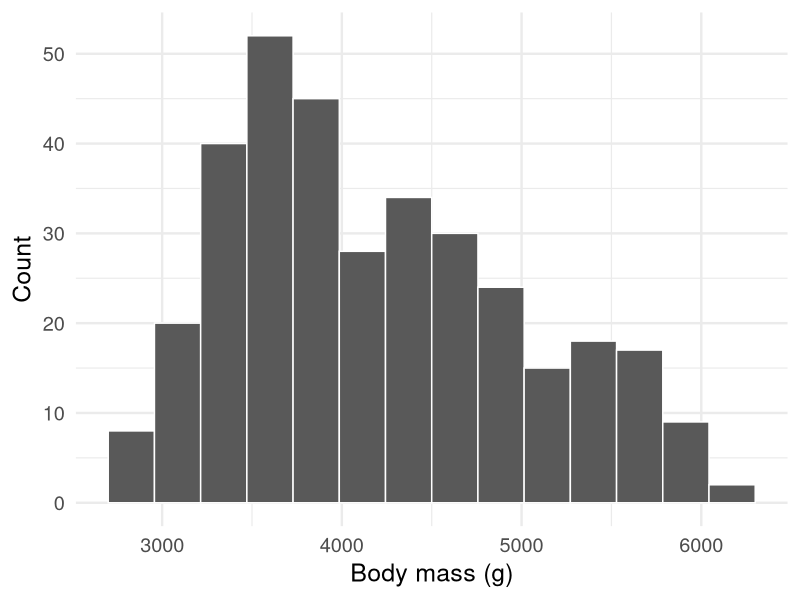
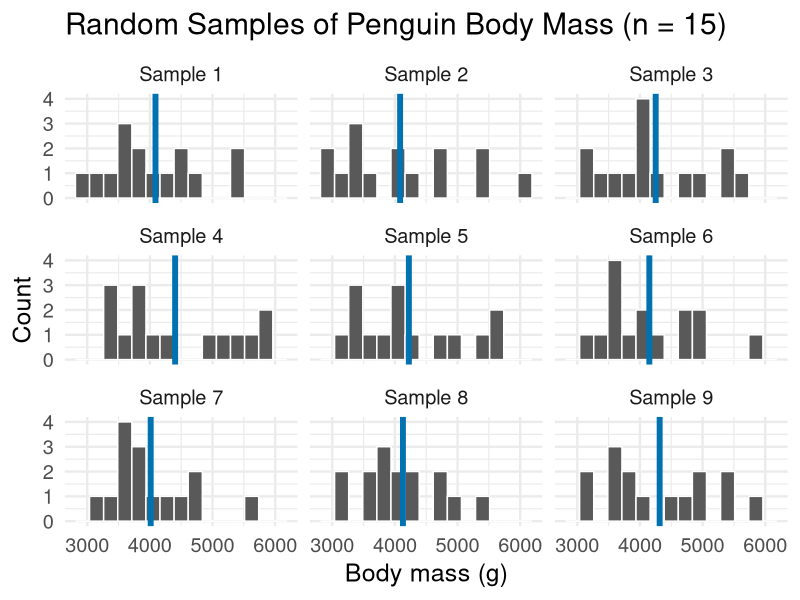
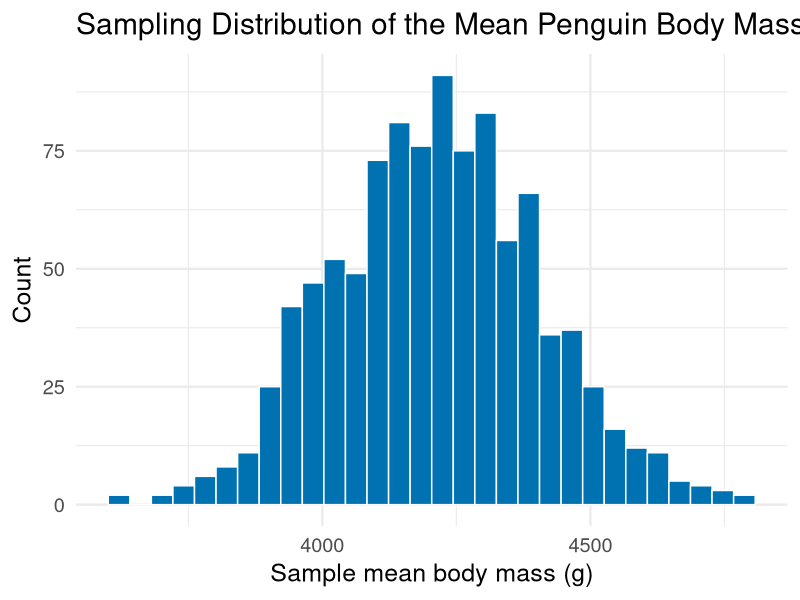
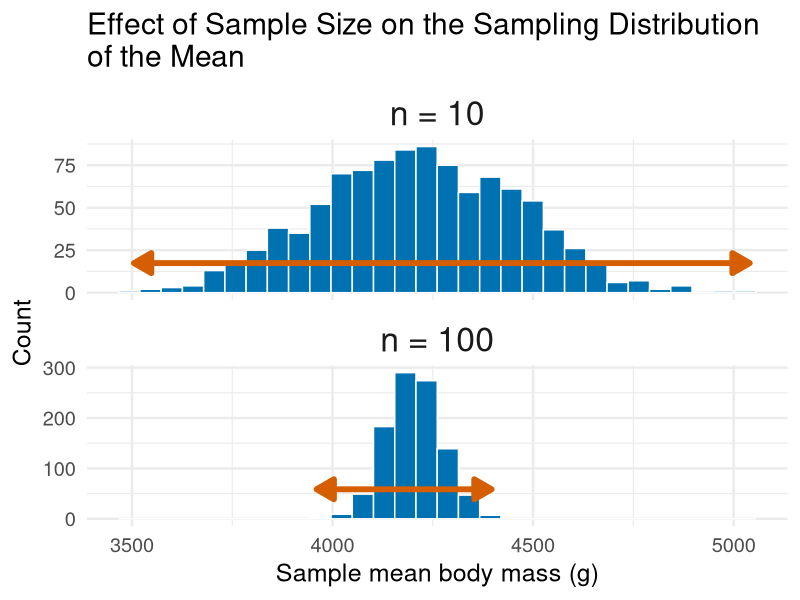
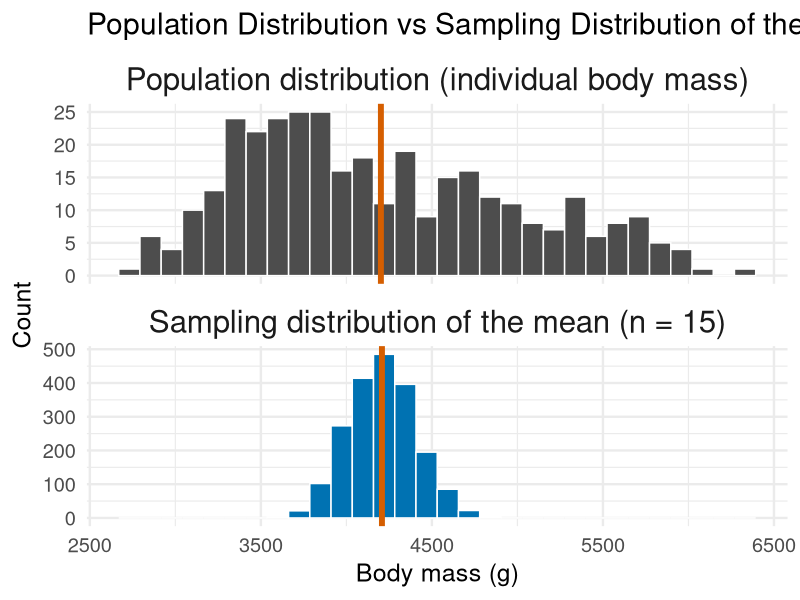

Reproduce these figures in R, in order.
## ---- chunk 1
#| label: fig-penguin-body-mass
#| fig-cap: "Distribution of body mass measurements for all penguins in the dataset, treated here as the population."

library(palmerpenguins)
library(ggplot2)

penguins |>
  ggplot(aes(x = body_mass_g)) +
  geom_histogram(
    bins = 15,
    color = "white"
  ) +
  labs(
    x = "Body mass (g)",
    y = "Count"
  ) +
  theme_minimal(base_size = 18)

## ---- chunk 2
#| label: fig-penguin-random-samples
#| fig-cap: "**Multiple random samples of penguin body masses (n = 15 per sample).** Each panel shows a different random sample drawn from the same population; vertical lines indicate the sample mean body mass, illustrating how estimates of the mean vary by chance across samples."

library(dplyr)

set.seed(275)

n_samples <- 9
sample_size <- 15

samples <- bind_rows(
  lapply(1:n_samples, function(i) {
    penguins |>
      filter(!is.na(body_mass_g)) |>
      slice_sample(n = sample_size) |>
      mutate(sample_id = paste("Sample", i))
  })
)

sample_means <- samples |>
  group_by(sample_id) |>
  summarize(mean_mass = mean(body_mass_g), .groups = "drop")

ggplot(samples, aes(x = body_mass_g)) +
  geom_histogram(
    bins = 15,
    color = "white"
  ) +
  geom_vline(
    data = sample_means,
    aes(xintercept = mean_mass),
    linewidth = 2,
    color = "#0072B2"
  ) +
  facet_wrap(~ sample_id) +
  labs(
    title = "Random Samples of Penguin Body Mass (n = 15)",
    x = "Body mass (g)",
    y = "Count"
  ) +
  theme_minimal(base_size = 18)
## ---- chunk 3
#| label: fig-penguin-sampling-distribution
#| fig-cap: "Sampling distribution of the mean penguin body mass based on repeated random samples of size n = 15. Each value represents the mean body mass from one random sample."

library(palmerpenguins)
library(dplyr)
library(ggplot2)

set.seed(123)

n_samples <- 1000
sample_size <- 15

sampling_means <- tibble(sample = 1:n_samples) |>
  rowwise() |>
  mutate(
    mean_mass = penguins |>
      filter(!is.na(body_mass_g)) |>
      slice_sample(n = sample_size) |>
      summarize(mean(body_mass_g)) |>
      pull()
  ) |>
  ungroup()

ggplot(sampling_means, aes(x = mean_mass)) +
  geom_histogram(
    bins = 30,
    color = "white",
    fill = "#0072B2"
  ) +
  labs(
    title = "Sampling Distribution of the Mean Penguin Body Mass",
    x = "Sample mean body mass (g)",
    y = "Count"
  ) +
  theme_minimal(base_size = 18)

## ---- chunk 4
#| label: fig-sampling-distribution-by-n
#| fig-height: 9
#| fig-width: 8
#| fig-cap: "Sampling distributions of the mean penguin body mass for two sample sizes. Smaller samples (n = 10) produce more variable sample means than larger samples (n = 100)."

set.seed(123)

n_reps <- 1000
sample_sizes <- c(10, 100)

sampling_means <- bind_rows(
  lapply(sample_sizes, function(n) {
    tibble(rep = 1:n_reps) |>
      rowwise() |>
      mutate(
        mean_mass = penguins |>
          filter(!is.na(body_mass_g)) |>
          slice_sample(n = n) |>
          summarize(mean(body_mass_g)) |>
          pull(),
        n = paste("n =", n)
      ) |>
      ungroup()
  })
)

# Compute per-facet x-range and max bin count (approx) using ggplot2's binning
bin_width <- (max(sampling_means$mean_mass) - min(sampling_means$mean_mass)) / 30

# Create histogram bin counts per facet
hist_counts <- sampling_means |>
  mutate(
    bin = floor((mean_mass - min(mean_mass)) / bin_width)
  ) |>
  group_by(n, bin) |>
  summarize(count = n(), .groups = "drop")

arrow_df <- hist_counts |>
  group_by(n) |>
  summarize(
    y = 0.20 * max(count),
    x_min = min(sampling_means$mean_mass[sampling_means$n == unique(n)]),
    x_max = max(sampling_means$mean_mass[sampling_means$n == unique(n)]),
    .groups = "drop"
  )

ggplot(sampling_means, aes(x = mean_mass)) +
  geom_histogram(
    bins = 30,
    fill = "#0072B2",
    color = "white"
  ) +
  geom_segment(
    data = arrow_df,
    aes(x = x_min, xend = x_max, y = y, yend = y),
    color = "#D55E00",
    linewidth = 2,
    arrow = arrow(
      ends = "both", type = "closed", length = unit(0.2, "inches")
    )
  ) +
  facet_wrap(~ n, ncol = 1, scales = "free_y") +
  labs(
    title = "Effect of Sample Size on the Sampling Distribution\nof the Mean",
    x = "Sample mean body mass (g)",
    y = "Count"
  ) +
  theme_minimal(base_size = 18) +
  theme(
    strip.text = element_text(size = rel(1.35))
  )

## ---- chunk 5
#| label: fig-population-vs-sampling-distribution
#| fig-height: 9
#| fig-width: 8
#| fig-cap: "Population distribution of penguin body mass (top) compared to the sampling distribution of the sample mean for samples of size n = 25 (bottom). Vertical lines show the mean of each distribution."
#| 

set.seed(123)

sample_size <- 15
n_reps <- 2000

# Population (treat observed penguins as the population for this example)
pop <- penguins |>
  filter(!is.na(body_mass_g)) |>
  transmute(
    value = body_mass_g,
    distribution = "Population distribution (individual body mass)"
  )

# Sampling distribution of the mean
samp_means <- tibble(rep = 1:n_reps) |>
  rowwise() |>
  mutate(
    value = penguins |>
      filter(!is.na(body_mass_g)) |>
      slice_sample(n = sample_size) |>
      summarize(mean(body_mass_g)) |>
      pull()
  ) |>
  ungroup() |>
  mutate(distribution = paste0("Sampling distribution of the mean (n = ", sample_size, ")"))

plot_data <- bind_rows(pop, samp_means) |>
  mutate(
    distribution = factor(
      distribution,
      levels = c(
        "Population distribution (individual body mass)",
        paste0("Sampling distribution of the mean (n = ", sample_size, ")")
      )
    )
  )

mean_lines <- plot_data |>
  group_by(distribution) |>
  summarize(mean_value = mean(value), .groups = "drop")

ggplot(plot_data, aes(x = value)) +
  geom_histogram(
    data = filter(plot_data, distribution == "Population distribution (individual body mass)"),
    bins = 30,
    fill = "grey30",
    color = "white"
  ) +
  geom_histogram(
    data = filter(plot_data, distribution != "Population distribution (individual body mass)"),
    bins = 30,
    fill = "#0072B2",
    color = "white"
  ) +
  geom_vline(
    data = mean_lines,
    aes(xintercept = mean_value),
    color = "#D55E00",
    linewidth = 2
  ) +
  facet_wrap(~ distribution, ncol = 1, scales = "free_y") +
  labs(
    title = "Population Distribution vs Sampling Distribution of the Mean",
    x = "Body mass (g)",
    y = "Count"
  ) +
  theme_minimal(base_size = 18) +
  theme(
    strip.text = element_text(size = rel(1.25))
  )

